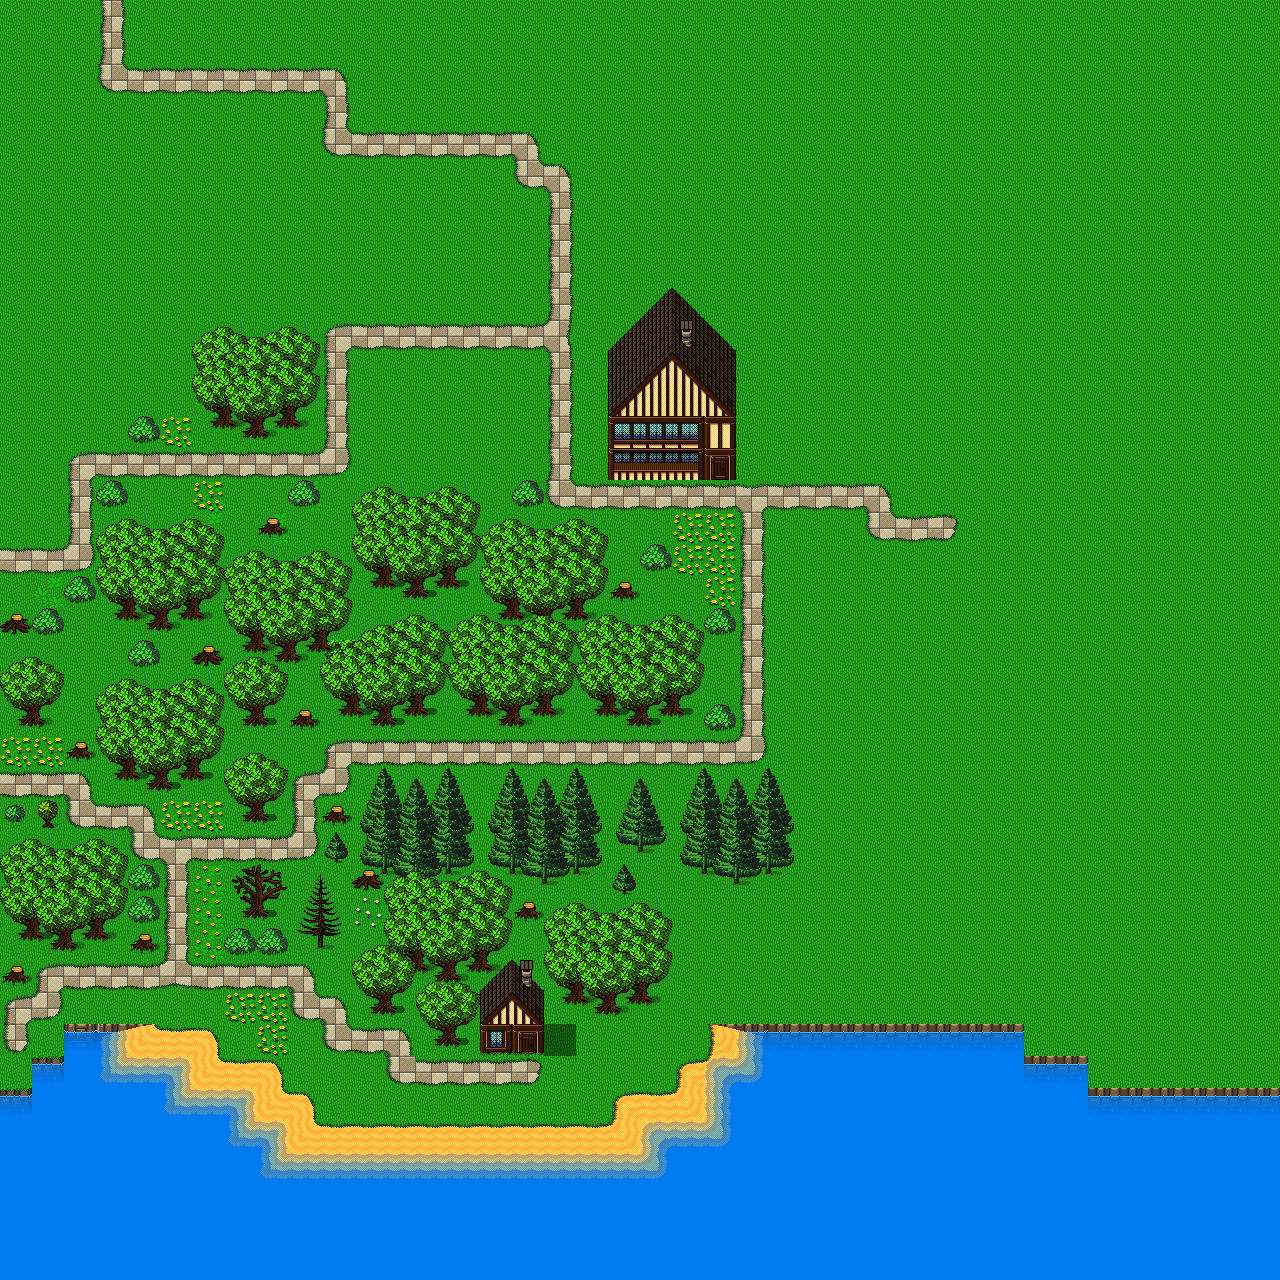

Tiled map render using the project's own tile images. Description and the map definition, with tile-layer contents summarised, below:
An orthogonal 40x40 tile map with 32x32 px tiles, 3 tile layers (Слой тайлов 1, Копия Слой тайлов 1, Копия Копия Слой тайлов 1).

<map version="1.2" tiledversion="1.3.1" orientation="orthogonal" renderorder="left-up" compressionlevel="0" width="40" height="40" tilewidth="32" tileheight="32" infinite="0" nextlayerid="7" nextobjectid="1">
 <tileset firstgid="1" source="tiles/Slates.tsx" />
 <layer id="1" name="Слой тайлов 1" width="40" height="40">
  <data>[1600 cells, 1600 non-empty, 25 distinct tile ids]</data>
 </layer>
 <layer id="5" name="Копия Слой тайлов 1" width="40" height="40">
  <data>[1600 cells, 1600 non-empty, 91 distinct tile ids]</data>
 </layer>
 <layer id="6" name="Копия Копия Слой тайлов 1" width="40" height="40">
  <data>[1600 cells, 1600 non-empty, 115 distinct tile ids]</data>
 </layer>
</map>
